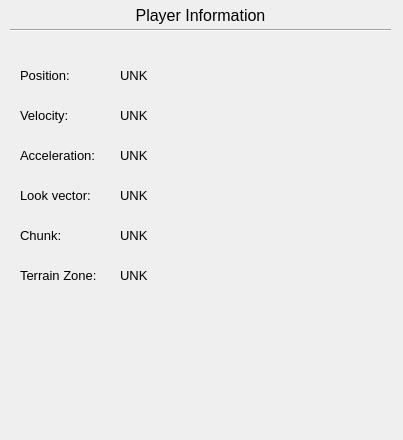
<?xml version="1.0" encoding="UTF-8"?>
<ui version="4.0">
 <class>PlayerInfo</class>
 <widget class="QWidget" name="PlayerInfo">
  <property name="geometry">
   <rect>
    <x>0</x>
    <y>0</y>
    <width>403</width>
    <height>440</height>
   </rect>
  </property>
  <property name="windowTitle">
   <string>Form</string>
  </property>
  <widget class="Line" name="line">
   <property name="geometry">
    <rect>
     <x>10</x>
     <y>20</y>
     <width>381</width>
     <height>20</height>
    </rect>
   </property>
   <property name="orientation">
    <enum>Qt::Horizontal</enum>
   </property>
  </widget>
  <widget class="QLabel" name="label">
   <property name="geometry">
    <rect>
     <x>10</x>
     <y>0</y>
     <width>381</width>
     <height>31</height>
    </rect>
   </property>
   <property name="font">
    <font>
     <pointsize>12</pointsize>
    </font>
   </property>
   <property name="text">
    <string>Player Information</string>
   </property>
   <property name="alignment">
    <set>Qt::AlignCenter</set>
   </property>
  </widget>
  <widget class="QLabel" name="label_2">
   <property name="geometry">
    <rect>
     <x>20</x>
     <y>60</y>
     <width>71</width>
     <height>31</height>
    </rect>
   </property>
   <property name="font">
    <font>
     <pointsize>10</pointsize>
    </font>
   </property>
   <property name="text">
    <string>Position:</string>
   </property>
  </widget>
  <widget class="QLabel" name="posLabel">
   <property name="geometry">
    <rect>
     <x>120</x>
     <y>60</y>
     <width>271</width>
     <height>31</height>
    </rect>
   </property>
   <property name="font">
    <font>
     <pointsize>10</pointsize>
    </font>
   </property>
   <property name="text">
    <string>UNK</string>
   </property>
  </widget>
  <widget class="QLabel" name="label_4">
   <property name="geometry">
    <rect>
     <x>20</x>
     <y>100</y>
     <width>71</width>
     <height>31</height>
    </rect>
   </property>
   <property name="font">
    <font>
     <pointsize>10</pointsize>
    </font>
   </property>
   <property name="text">
    <string>Velocity:</string>
   </property>
  </widget>
  <widget class="QLabel" name="velLabel">
   <property name="geometry">
    <rect>
     <x>120</x>
     <y>100</y>
     <width>271</width>
     <height>31</height>
    </rect>
   </property>
   <property name="font">
    <font>
     <pointsize>10</pointsize>
    </font>
   </property>
   <property name="text">
    <string>UNK</string>
   </property>
  </widget>
  <widget class="QLabel" name="label_6">
   <property name="geometry">
    <rect>
     <x>20</x>
     <y>140</y>
     <width>81</width>
     <height>31</height>
    </rect>
   </property>
   <property name="font">
    <font>
     <pointsize>10</pointsize>
    </font>
   </property>
   <property name="text">
    <string>Acceleration:</string>
   </property>
  </widget>
  <widget class="QLabel" name="accLabel">
   <property name="geometry">
    <rect>
     <x>120</x>
     <y>140</y>
     <width>271</width>
     <height>31</height>
    </rect>
   </property>
   <property name="font">
    <font>
     <pointsize>10</pointsize>
    </font>
   </property>
   <property name="text">
    <string>UNK</string>
   </property>
  </widget>
  <widget class="QLabel" name="lookLabel">
   <property name="geometry">
    <rect>
     <x>120</x>
     <y>180</y>
     <width>271</width>
     <height>31</height>
    </rect>
   </property>
   <property name="font">
    <font>
     <pointsize>10</pointsize>
    </font>
   </property>
   <property name="text">
    <string>UNK</string>
   </property>
  </widget>
  <widget class="QLabel" name="label_9">
   <property name="geometry">
    <rect>
     <x>20</x>
     <y>180</y>
     <width>81</width>
     <height>31</height>
    </rect>
   </property>
   <property name="font">
    <font>
     <pointsize>10</pointsize>
    </font>
   </property>
   <property name="text">
    <string>Look vector:</string>
   </property>
  </widget>
  <widget class="QLabel" name="label_10">
   <property name="geometry">
    <rect>
     <x>20</x>
     <y>220</y>
     <width>81</width>
     <height>31</height>
    </rect>
   </property>
   <property name="font">
    <font>
     <pointsize>10</pointsize>
    </font>
   </property>
   <property name="text">
    <string>Chunk:</string>
   </property>
  </widget>
  <widget class="QLabel" name="chunkLabel">
   <property name="geometry">
    <rect>
     <x>120</x>
     <y>220</y>
     <width>271</width>
     <height>31</height>
    </rect>
   </property>
   <property name="font">
    <font>
     <pointsize>10</pointsize>
    </font>
   </property>
   <property name="text">
    <string>UNK</string>
   </property>
  </widget>
  <widget class="QLabel" name="label_11">
   <property name="geometry">
    <rect>
     <x>20</x>
     <y>260</y>
     <width>91</width>
     <height>31</height>
    </rect>
   </property>
   <property name="font">
    <font>
     <pointsize>10</pointsize>
    </font>
   </property>
   <property name="text">
    <string>Terrain Zone:</string>
   </property>
  </widget>
  <widget class="QLabel" name="zoneLabel">
   <property name="geometry">
    <rect>
     <x>120</x>
     <y>260</y>
     <width>271</width>
     <height>31</height>
    </rect>
   </property>
   <property name="font">
    <font>
     <pointsize>10</pointsize>
    </font>
   </property>
   <property name="text">
    <string>UNK</string>
   </property>
  </widget>
 </widget>
 <resources/>
 <connections/>
</ui>
